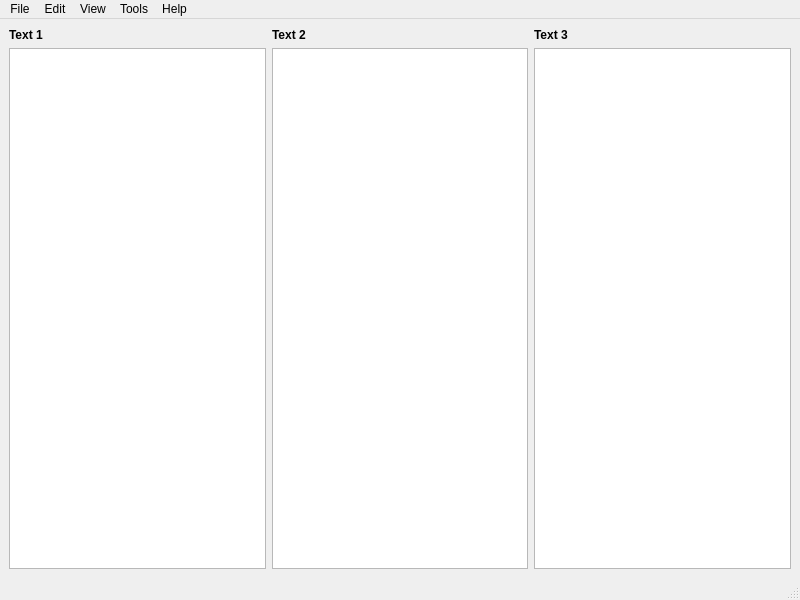
<?xml version="1.0" encoding="UTF-8"?>

<!--Copyright (C) 2022 Aleksandr Migunov

This program is free software; you can redistribute it and/or modify
it under the terms of the GNU General Public License as published by
the Free Software Foundation; either version 3 of the License, or
(at your option) any later version.

This program is distributed in the hope that it will be useful,
but WITHOUT ANY WARRANTY; without even the implied warranty of
MERCHANTABILITY or FITNESS FOR A PARTICULAR PURPOSE.  See the
GNU General Public License for more details.
  
You should have received a copy of the GNU General Public License
along with this program. If not, see <https://www.gnu.org/licenses/>.-->

<ui version="4.0">
 <class>MainWindow</class>
 <widget class="QMainWindow" name="MainWindow">
  <property name="geometry">
   <rect>
    <x>0</x>
    <y>0</y>
    <width>800</width>
    <height>600</height>
   </rect>
  </property>
  <property name="windowTitle">
   <string>ThreeTextEditor in C++ with Qt</string>
  </property>
  <widget class="QWidget" name="centralwidget">
   <layout class="QGridLayout" name="gridLayout">
    <item row="0" column="0">
     <widget class="QLabel" name="label_Text_1">
      <property name="text">
       <string>&lt;b&gt;Text 1&lt;/b&gt;</string>
      </property>
     </widget>
    </item>
    <item row="0" column="1">
     <widget class="QLabel" name="label_Text_2">
      <property name="text">
       <string>&lt;b&gt;Text 2&lt;/b&gt;</string>
      </property>
     </widget>
    </item>
    <item row="2" column="0">
     <widget class="QTextEdit" name="textEdit_Text_1"/>
    </item>
    <item row="2" column="1">
     <widget class="QTextEdit" name="textEdit_Text_2"/>
    </item>
    <item row="2" column="2">
     <widget class="QTextEdit" name="textEdit_Text_3"/>
    </item>
    <item row="0" column="2">
     <widget class="QLabel" name="label_Text_3">
      <property name="text">
       <string>&lt;b&gt;Text 3&lt;/b&gt;</string>
      </property>
     </widget>
    </item>
   </layout>
  </widget>
  <widget class="QMenuBar" name="menubar">
   <property name="geometry">
    <rect>
     <x>0</x>
     <y>0</y>
     <width>800</width>
     <height>27</height>
    </rect>
   </property>
   <widget class="QMenu" name="menuFile">
    <property name="title">
     <string>File</string>
    </property>
    <widget class="QMenu" name="menuNew">
     <property name="title">
      <string>New</string>
     </property>
     <addaction name="actionNew_Text_1"/>
     <addaction name="actionNew_Text_2"/>
     <addaction name="actionNew_Text_3"/>
    </widget>
    <widget class="QMenu" name="menuOpen">
     <property name="title">
      <string>Open</string>
     </property>
     <addaction name="actionOpen_Text_1"/>
     <addaction name="actionOpen_Text_2"/>
     <addaction name="actionOpen_Text_3"/>
    </widget>
    <widget class="QMenu" name="menuSave">
     <property name="title">
      <string>Save</string>
     </property>
     <addaction name="actionSave_Text_1"/>
     <addaction name="actionSave_Text_2"/>
     <addaction name="actionSave_Text_3"/>
    </widget>
    <addaction name="menuNew"/>
    <addaction name="separator"/>
    <addaction name="menuOpen"/>
    <addaction name="menuSave"/>
    <addaction name="separator"/>
    <addaction name="actionExit"/>
   </widget>
   <widget class="QMenu" name="menuEdit">
    <property name="title">
     <string>Edit</string>
    </property>
    <widget class="QMenu" name="menuUndo">
     <property name="title">
      <string>Undo</string>
     </property>
     <addaction name="actionUndo_in_Text_1"/>
     <addaction name="actionUndo_in_Text_2"/>
     <addaction name="actionUndo_in_Text_3"/>
    </widget>
    <widget class="QMenu" name="menuRedo">
     <property name="title">
      <string>Redo</string>
     </property>
     <addaction name="actionRedo_in_Text_1"/>
     <addaction name="actionRedo_in_Text_2"/>
     <addaction name="actionRedo_in_Text_3"/>
    </widget>
    <widget class="QMenu" name="menuCut">
     <property name="title">
      <string>Cut</string>
     </property>
     <addaction name="actionCut_from_Text_1"/>
     <addaction name="actionCut_from_Text_2"/>
     <addaction name="actionCut_from_Text_3"/>
    </widget>
    <widget class="QMenu" name="menuCopy">
     <property name="title">
      <string>Copy</string>
     </property>
     <addaction name="actionCopy_from_Text_1"/>
     <addaction name="actionCopy_from_Text_2"/>
     <addaction name="actionCopy_from_Text_3"/>
    </widget>
    <widget class="QMenu" name="menuPaste">
     <property name="title">
      <string>Paste</string>
     </property>
     <addaction name="actionPaste_into_Text_1"/>
     <addaction name="actionPaste_into_Text_2"/>
     <addaction name="actionPaste_into_Text_3"/>
    </widget>
    <widget class="QMenu" name="menuFind">
     <property name="title">
      <string>Find</string>
     </property>
     <addaction name="actionFind_in_Text_1"/>
     <addaction name="actionFind_in_Text_2"/>
     <addaction name="actionFind_in_Text_3"/>
    </widget>
    <widget class="QMenu" name="menuSelect_All">
     <property name="title">
      <string>Select All</string>
     </property>
     <addaction name="actionSelect_All_in_Text_1"/>
     <addaction name="actionSelect_All_in_Text_2"/>
     <addaction name="actionSelect_All_in_Text_3"/>
    </widget>
    <addaction name="menuUndo"/>
    <addaction name="menuRedo"/>
    <addaction name="separator"/>
    <addaction name="menuCut"/>
    <addaction name="menuCopy"/>
    <addaction name="menuPaste"/>
    <addaction name="menuSelect_All"/>
    <addaction name="separator"/>
    <addaction name="menuFind"/>
   </widget>
   <widget class="QMenu" name="menuTools">
    <property name="title">
     <string>Tools</string>
    </property>
    <widget class="QMenu" name="menuFont">
     <property name="title">
      <string>Font</string>
     </property>
     <addaction name="actionFont_of_Text_1"/>
     <addaction name="actionFont_of_Text_2"/>
     <addaction name="actionFont_of_Text_3"/>
    </widget>
    <widget class="QMenu" name="menuColor">
     <property name="title">
      <string>Color</string>
     </property>
     <addaction name="actionColor_of_Text_1"/>
     <addaction name="actionColor_of_Text_2"/>
     <addaction name="actionColor_of_Text_3"/>
    </widget>
    <widget class="QMenu" name="menuHighlight">
     <property name="title">
      <string>Highlight</string>
     </property>
     <addaction name="actionHighlight_in_Text_1"/>
     <addaction name="actionHighlight_in_Text_2"/>
     <addaction name="actionHighlight_in_Text_3"/>
    </widget>
    <addaction name="menuFont"/>
    <addaction name="menuColor"/>
    <addaction name="menuHighlight"/>
   </widget>
   <widget class="QMenu" name="menuView">
    <property name="title">
     <string>View</string>
    </property>
    <widget class="QMenu" name="menuZoom_In">
     <property name="title">
      <string>Zoom In</string>
     </property>
     <addaction name="actionZoom_In_Text_1"/>
     <addaction name="actionZoom_In_Text_2"/>
     <addaction name="actionZoom_In_Text_3"/>
    </widget>
    <widget class="QMenu" name="menuZoom_Out">
     <property name="title">
      <string>Zoom Out</string>
     </property>
     <addaction name="actionZoom_Out_Text_1"/>
     <addaction name="actionZoom_Out_Text_2"/>
     <addaction name="actionZoom_Out_Text_3"/>
    </widget>
    <addaction name="menuZoom_In"/>
    <addaction name="menuZoom_Out"/>
   </widget>
   <widget class="QMenu" name="menuHelp">
    <property name="title">
     <string>Help</string>
    </property>
    <addaction name="actionAbout"/>
    <addaction name="actionAbout_Qt"/>
   </widget>
   <addaction name="menuFile"/>
   <addaction name="menuEdit"/>
   <addaction name="menuView"/>
   <addaction name="menuTools"/>
   <addaction name="menuHelp"/>
  </widget>
  <widget class="QStatusBar" name="statusbar"/>
  <action name="actionExit">
   <property name="text">
    <string>Exit</string>
   </property>
  </action>
  <action name="actionNew_Text_1">
   <property name="text">
    <string>New Text 1</string>
   </property>
  </action>
  <action name="actionNew_Text_2">
   <property name="text">
    <string>New Text 2</string>
   </property>
  </action>
  <action name="actionOpen_Text_1">
   <property name="text">
    <string>Open Text 1</string>
   </property>
  </action>
  <action name="actionOpen_Text_2">
   <property name="text">
    <string>Open Text 2</string>
   </property>
  </action>
  <action name="actionSave_Text_1">
   <property name="text">
    <string>Save Text 1</string>
   </property>
  </action>
  <action name="actionSave_Text_2">
   <property name="text">
    <string>Save Text 2</string>
   </property>
  </action>
  <action name="actionUndo_in_Text_1">
   <property name="text">
    <string>Undo in Text 1</string>
   </property>
  </action>
  <action name="actionUndo_in_Text_2">
   <property name="text">
    <string>Undo in Text 2</string>
   </property>
  </action>
  <action name="actionRedo_in_Text_1">
   <property name="text">
    <string>Redo in Text 1</string>
   </property>
  </action>
  <action name="actionRedo_in_Text_2">
   <property name="text">
    <string>Redo in Text 2</string>
   </property>
  </action>
  <action name="actionCut_from_Text_1">
   <property name="text">
    <string>Cut from Text 1</string>
   </property>
  </action>
  <action name="actionCut_from_Text_2">
   <property name="text">
    <string>Cut from Text 2</string>
   </property>
  </action>
  <action name="actionCopy_from_Text_1">
   <property name="text">
    <string>Copy from Text 1</string>
   </property>
  </action>
  <action name="actionCopy_from_Text_2">
   <property name="text">
    <string>Copy from Text 2</string>
   </property>
  </action>
  <action name="actionPaste_into_Text_1">
   <property name="text">
    <string>Paste into Text 1</string>
   </property>
  </action>
  <action name="actionPaste_into_Text_2">
   <property name="text">
    <string>Paste into Text 2</string>
   </property>
  </action>
  <action name="actionFind_in_Text_1">
   <property name="text">
    <string>Find in Text 1</string>
   </property>
  </action>
  <action name="actionFind_in_Text_2">
   <property name="text">
    <string>Find in Text 2</string>
   </property>
  </action>
  <action name="actionFont_of_Text_1">
   <property name="text">
    <string>Font of Text 1</string>
   </property>
  </action>
  <action name="actionFont_of_Text_2">
   <property name="text">
    <string>Font of Text 2</string>
   </property>
  </action>
  <action name="actionColor_of_Text_1">
   <property name="text">
    <string>Color of Text 1</string>
   </property>
  </action>
  <action name="actionColor_of_Text_2">
   <property name="text">
    <string>Color of Text 2</string>
   </property>
  </action>
  <action name="actionHighlight_in_Text_1">
   <property name="text">
    <string>Highlight in Text 1</string>
   </property>
  </action>
  <action name="actionHighlight_in_Text_2">
   <property name="text">
    <string>Highlight in Text 2</string>
   </property>
  </action>
  <action name="actionZoom_In_Text_1">
   <property name="text">
    <string>Zoom In Text 1</string>
   </property>
  </action>
  <action name="actionZoom_In_Text_2">
   <property name="text">
    <string>Zoom In Text 2</string>
   </property>
  </action>
  <action name="actionZoom_Out_Text_1">
   <property name="text">
    <string>Zoom Out Text 1</string>
   </property>
  </action>
  <action name="actionZoom_Out_Text_2">
   <property name="text">
    <string>Zoom Out Text 2</string>
   </property>
  </action>
  <action name="actionSelect_All_in_Text_1">
   <property name="text">
    <string>Select All in Text 1</string>
   </property>
  </action>
  <action name="actionSelect_All_in_Text_2">
   <property name="text">
    <string>Select All in Text 2</string>
   </property>
  </action>
  <action name="actionAbout">
   <property name="text">
    <string>About</string>
   </property>
  </action>
  <action name="actionNew_Text_3">
   <property name="text">
    <string>New Text 3</string>
   </property>
  </action>
  <action name="actionOpen_Text_3">
   <property name="text">
    <string>Open Text 3</string>
   </property>
  </action>
  <action name="actionSave_Text_3">
   <property name="text">
    <string>Save Text 3</string>
   </property>
  </action>
  <action name="actionUndo_in_Text_3">
   <property name="text">
    <string>Undo in Text 3</string>
   </property>
  </action>
  <action name="actionRedo_in_Text_3">
   <property name="text">
    <string>Redo in Text 3</string>
   </property>
  </action>
  <action name="actionCut_from_Text_3">
   <property name="text">
    <string>Cut from Text 3</string>
   </property>
  </action>
  <action name="actionCopy_from_Text_3">
   <property name="text">
    <string>Copy from Text 3</string>
   </property>
  </action>
  <action name="actionPaste_into_Text_3">
   <property name="text">
    <string>Paste into Text 3</string>
   </property>
  </action>
  <action name="actionSelect_All_in_Text_3">
   <property name="text">
    <string>Select All in Text 3</string>
   </property>
  </action>
  <action name="actionZoom_In_Text_3">
   <property name="text">
    <string>Zoom In Text 3</string>
   </property>
  </action>
  <action name="actionZoom_Out_Text_3">
   <property name="text">
    <string>Zoom Out Text 3</string>
   </property>
  </action>
  <action name="actionFont_of_Text_3">
   <property name="text">
    <string>Font of Text 3</string>
   </property>
  </action>
  <action name="actionColor_of_Text_3">
   <property name="text">
    <string>Color of Text 3</string>
   </property>
  </action>
  <action name="actionHighlight_in_Text_3">
   <property name="text">
    <string>Highlight in Text 3</string>
   </property>
  </action>
  <action name="actionFind_in_Text_3">
   <property name="text">
    <string>Find in Text 3</string>
   </property>
  </action>
  <action name="actionAbout_Qt">
   <property name="text">
    <string>About Qt</string>
   </property>
  </action>
 </widget>
 <resources/>
 <connections/>
</ui>
